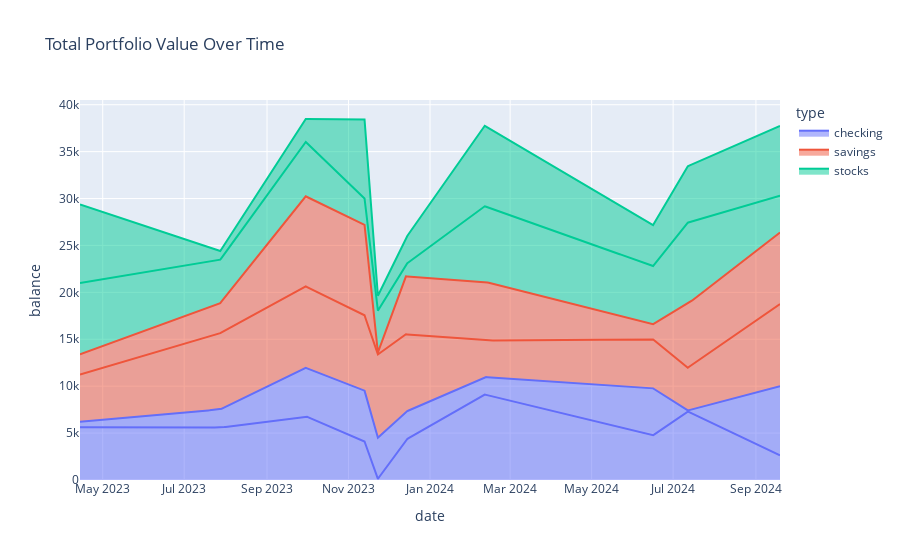

Write notebook code for a chart like this one.
### Code cell
category_order = ['checking', 'savings', 'stocks', 'crypto']
fig = px.area(df_resampled, x='date', y='balance', color='type', line_group='account', category_orders={'type': category_order}, title='Total Portfolio Value Over Time')
fig

### Figure 1 — Plotly figure (JSON) as saved in the notebook; plotly's stock layout.template omitted (floating-point values rounded to 4 significant figures; data arrays with more than 128 entries replaced by an {"elided": "..."} marker saying what was removed)
{"data": [{"fillpattern": {"shape": ""}, "hovertemplate": "type=checking<br>account=account1<br>date=%{x}<br>balance=%{y}<extra></extra>", "legendgroup": "checking", "line": {"color": "#636efa"}, "marker": {"symbol": "circle"}, "mode": "lines", "name": "checking", "orientation": "v", "showlegend": true, "stackgroup": "1", "type": "scatter", "x": {"elided": "525 str values"}, "xaxis": "x", "y": {"elided": "525 float values"}, "yaxis": "y"}, {"fillpattern": {"shape": ""}, "hovertemplate": "type=checking<br>account=account2<br>date=%{x}<br>balance=%{y}<extra></extra>", "legendgroup": "checking", "line": {"color": "#636efa"}, "marker": {"symbol": "circle"}, "mode": "lines", "name": "checking", "orientation": "v", "showlegend": false, "stackgroup": "1", "type": "scatter", "x": {"elided": "525 str values"}, "xaxis": "x", "y": {"elided": "525 float values"}, "yaxis": "y"}, {"fillpattern": {"shape": ""}, "hovertemplate": "type=savings<br>account=account3<br>date=%{x}<br>balance=%{y}<extra></extra>", "legendgroup": "savings", "line": {"color": "#EF553B"}, "marker": {"symbol": "circle"}, "mode": "lines", "name": "savings", "orientation": "v", "showlegend": true, "stackgroup": "1", "type": "scatter", "x": {"elided": "525 str values"}, "xaxis": "x", "y": {"elided": "525 float values"}, "yaxis": "y"}, {"fillpattern": {"shape": ""}, "hovertemplate": "type=savings<br>account=account4<br>date=%{x}<br>balance=%{y}<extra></extra>", "legendgroup": "savings", "line": {"color": "#EF553B"}, "marker": {"symbol": "circle"}, "mode": "lines", "name": "savings", "orientation": "v", "showlegend": false, "stackgroup": "1", "type": "scatter", "x": {"elided": "525 str values"}, "xaxis": "x", "y": {"elided": "525 float values"}, "yaxis": "y"}, {"fillpattern": {"shape": ""}, "hovertemplate": "type=stocks<br>account=stocks1<br>date=%{x}<br>balance=%{y}<extra></extra>", "legendgroup": "stocks", "line": {"color": "#00cc96"}, "marker": {"symbol": "circle"}, "mode": "lines", "name": "stocks", "orientation": "v", "showlegend": true, "stackgroup": "1", "type": "scatter", "x": {"elided": "525 str values"}, "xaxis": "x", "y": {"elided": "525 float values"}, "yaxis": "y"}, {"fillpattern": {"shape": ""}, "hovertemplate": "type=stocks<br>account=stocks2<br>date=%{x}<br>balance=%{y}<extra></extra>", "legendgroup": "stocks", "line": {"color": "#00cc96"}, "marker": {"symbol": "circle"}, "mode": "lines", "name": "stocks", "orientation": "v", "showlegend": false, "stackgroup": "1", "type": "scatter", "x": {"elided": "525 str values"}, "xaxis": "x", "y": {"elided": "525 float values"}, "yaxis": "y"}], "layout": {"legend": {"title": {"text": "type"}, "tracegroupgap": 0}, "title": {"text": "Total Portfolio Value Over Time"}, "xaxis": {"anchor": "y", "domain": [0, 1], "title": {"text": "date"}}, "yaxis": {"anchor": "x", "domain": [0, 1], "title": {"text": "balance"}}}}
